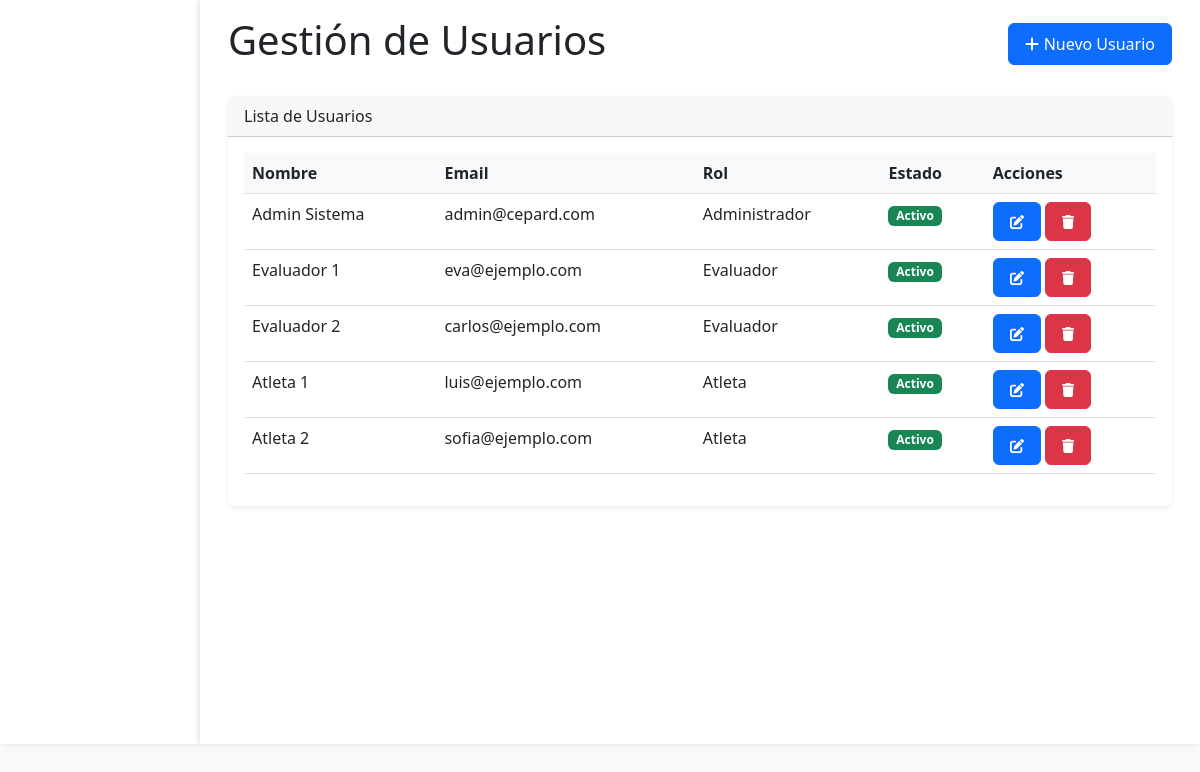
The app's page /admin/usuarios.php (signed in) with its own data.
### tables this page shows
CREATE TABLE usuarios (
    id INT AUTO_INCREMENT PRIMARY KEY,
    nombre VARCHAR(100) NOT NULL,
    email VARCHAR(100) UNIQUE NOT NULL,
    password VARCHAR(255) NOT NULL,
    rol_id INT NOT NULL,
    persona_id INT,
    estado BOOLEAN DEFAULT TRUE,
    creado_en TIMESTAMP DEFAULT CURRENT_TIMESTAMP,
    FOREIGN KEY (rol_id) REFERENCES roles(id),
    FOREIGN KEY (persona_id) REFERENCES personas(id)
);

CREATE TABLE roles (
    id INT AUTO_INCREMENT PRIMARY KEY,
    nombre VARCHAR(50) NOT NULL,
    descripcion TEXT
);

### public/admin/usuarios.php (the view, shortened to what this page needs)
<?php
$action = $_GET['action'] ?? '';
try {
    $pdo = getConnection();
    $stmt = $pdo->query("SELECT u.*, r.nombre as rol_nombre FROM usuarios u JOIN roles r ON u.rol_id = r.id");
    $usuarios = $stmt->fetchAll();
    $stmt = $pdo->query("SELECT * FROM roles");
    $roles = $stmt->fetchAll();
} catch (PDOException $e) {
    $error = "Error: " . $e->getMessage();
}
?>
<!DOCTYPE html>
<html lang="es">
<head>
    <link href="https://cdn.jsdelivr.net/npm/bootstrap@5.3.0/dist/css/bootstrap.min.css" rel="stylesheet">
    <link href="../css/styles.css" rel="stylesheet">
</head>
<body>
    <div class="container-fluid">
        <div class="row">
            <div class="col-md-3 col-lg-2 sidebar">
            </div>
            <div class="col-md-9 col-lg-10">
                <div class="container-fluid">
                    <div class="d-flex justify-content-between align-items-center mb-4">
                        <h1>Gestión de Usuarios</h1>
                        <a href="?action=add" class="btn btn-primary">
                            <i class="fas fa-plus"></i> Nuevo Usuario
                        </a>
                    </div>
                    <?php if ($action === 'add' || $action === 'edit'): ?>
                        <div class="card">
                            <div class="card-header">
                                <?php echo $action === 'add' ? 'Nuevo Usuario' : 'Editar Usuario'; ?>
                            </div>
                            <div class="card-body">
                                <form method="POST">
                                    <div class="mb-3">
                                        <label for="nombre" class="form-label">Nombre</label>
                                        <input type="text" class="form-control" id="nombre" name="nombre"
                                               value="<?php echo isset($usuario) ? htmlspecialchars($usuario['nombre']) : ''; ?>" required>
                                    </div>
                                    <div class="mb-3">
                                        <label for="email" class="form-label">Email</label>
                                        <input type="email" class="form-control" id="email" name="email"
                                               value="<?php echo isset($usuario) ? htmlspecialchars($usuario['email']) : ''; ?>" required>
                                    </div>
                                    <div class="mb-3">
                                        <label for="password" class="form-label">Contraseña</label>
                                        <input type="password" class="form-control" id="password" name="password" required>
                                    </div>
                                    <div class="mb-3">
                                        <label for="rol_id" class="form-label">Rol</label>
                                        <select class="form-select" id="rol_id" name="rol_id" required>
                                            <?php foreach ($roles as $rol): ?>
                                                <option value="<?php echo $rol['id']; ?>"
                                                        <?php echo isset($usuario) && $usuario['rol_id'] == $rol['id'] ? 'selected' : ''; ?>>
                                                    <?php echo htmlspecialchars($rol['nombre']); ?>
                                                </option>
                                            <?php endforeach; ?>
                                        </select>
                                    </div>
                                    <div class="mb-3">
                                        <div class="form-check">
                                            <input class="form-check-input" type="checkbox" id="estado" name="estado"
                                                   <?php echo isset($usuario) && $usuario['estado'] ? 'checked' : ''; ?>>
                                            <label class="form-check-label" for="estado">
                                                Usuario Activo
                                            </label>
                                        </div>
                                    </div>
                                    <button type="submit" class="btn btn-primary">Guardar</button>
                                    <a href="." class="btn btn-secondary">Cancelar</a>
                                </form>
                            </div>
                        </div>
                    <?php else: ?>
                        <div class="card">
                            <div class="card-header">Lista de Usuarios</div>
                            <div class="card-body">
                                <table class="table">
                                    <thead>
                                        <tr>
                                            <th>Nombre</th>
                                            <th>Email</th>
                                            <th>Rol</th>
                                            <th>Estado</th>
                                            <th>Acciones</th>
                                        </tr>
                                    </thead>
                                    <tbody>
                                        <?php foreach ($usuarios as $usuario): ?>
                                            <tr>
                                                <td><?php echo htmlspecialchars($usuario['nombre']); ?></td>
                                                <td><?php echo htmlspecialchars($usuario['email']); ?></td>
                                                <td><?php echo htmlspecialchars($usuario['rol_nombre']); ?></td>
                                                <td>
                                                    <span class="badge <?php echo $usuario['estado'] ? 'bg-success' : 'bg-danger'; ?>">
                                                        <?php echo $usuario['estado'] ? 'Activo' : 'Inactivo'; ?>
                                                    </span>
                                                </td>
                                                <td>
                                                    <a href="?action=edit&id=<?php echo $usuario['id']; ?>"
                                                       class="btn btn-sm btn-primary">
                                                        <i class="fas fa-edit"></i>
                                                    </a>
                                                    <a href="?action=delete&id=<?php echo $usuario['id']; ?>"
                                                       class="btn btn-sm btn-danger"
                                                       onclick="return confirm('¿Estás seguro de eliminar este usuario?')">
                                                        <i class="fas fa-trash"></i>
                                                    </a>
                                                </td>
                                            </tr>
                                        <?php endforeach; ?>
                                    </tbody>
                                </table>
                            </div>
                        </div>
                    <?php endif; ?>
                </div>
            </div>
        </div>
    </div>
</body>
</html>

### public/css/styles.css (style rules this page uses)
body { background-color: #f8f9fa; min-height: 100vh; display: flex; flex-direction: column; }
.sidebar { background-color: white; min-height: calc(100vh - 56px); padding: 1rem; box-shadow: 2px 0 5px rgba(0, 0, 0, 0.1); }
.col-md-9.col-lg-10 { padding: 1rem; background-color: white; min-height: calc(100vh - 56px); box-shadow: -2px 0 5px rgba(0, 0, 0, 0.1); }
.btn { padding: 0.5rem 1rem; border-radius: 0.375rem; transition: all 0.2s ease-in-out; }
.card { border: none; box-shadow: 0 0.125rem 0.25rem rgba(0, 0, 0, 0.075); transition: all 0.3s ease; }
.table { background-color: white; }
.table th { background-color: #f8f9fa; border-top: none; }

### records on screen
usuarios: nombre "Admin Sistema", email "admin@cepard.com", rol.nombre "Administrador", estado "Activo"
usuarios: nombre "Evaluador 1", email "eva@ejemplo.com", rol.nombre "Evaluador", estado "Activo"
usuarios: nombre "Evaluador 2", email "carlos@ejemplo.com", rol.nombre "Evaluador", estado "Activo"
usuarios: nombre "Atleta 1", email "luis@ejemplo.com", rol.nombre "Atleta", estado "Activo"
usuarios: nombre "Atleta 2", email "sofia@ejemplo.com", rol.nombre "Atleta", estado "Activo"
